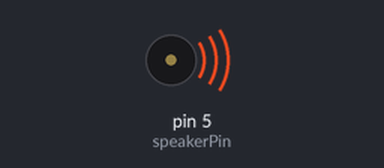
Simulated run of this sketch. Board: Arduino Uno, built with avr-gcc and run on an emulated ATmega328P. Shown: buzzer (waves = sounding).

Above: at 0.2 s.
At 11.6 s:
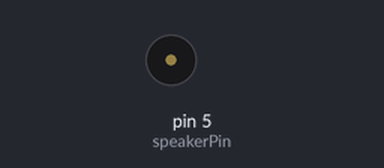
Timing chart, 0 to 33.0 s (numbered marks = the images above):
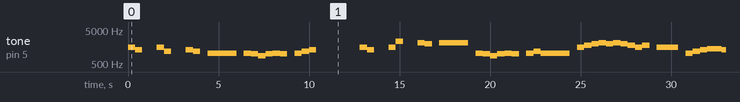

Measured:
- by itself, tone on pin 5 (speakerPin): plays 1568 Hz for 0.40 s, 1319 Hz for 0.40 s, 1568 Hz for 0.40 s, 1175 Hz for 0.40 s, 1319 Hz for 0.40 s, 1175 Hz for 0.40 s … (193 notes in this stretch)

The sketch:

code1.ino
```cpp
#define NOTE_STOP 0
#define NOTE_C5  523
#define NOTE_D5  587
#define NOTE_E5  659
#define NOTE_F5  698
#define NOTE_G5  784
#define NOTE_A5  880
#define NOTE_B5  988
#define NOTE_C6  1047
#define NOTE_D6  1175
#define NOTE_E6  1319
#define NOTE_F6  1397
#define NOTE_G6  1568
#define NOTE_A6  1760
#define NOTE_B6  1976
#define NOTE_C7  2093
#define NOTE_D7  2349
#define NOTE_E7  2637


int melody[]={
  NOTE_G6, NOTE_E6, NOTE_STOP, NOTE_G6, NOTE_D6, NOTE_STOP, NOTE_E6, NOTE_D6, NOTE_STOP,
  NOTE_C6, NOTE_STOP, NOTE_C6, NOTE_B5, NOTE_A5, NOTE_B5, NOTE_C6, NOTE_B5, NOTE_STOP, NOTE_C6, NOTE_D6, NOTE_E6,
  NOTE_STOP, NOTE_STOP, NOTE_G6, NOTE_E6, NOTE_STOP, NOTE_G6, NOTE_D7, NOTE_STOP, NOTE_C7, NOTE_B6,
  NOTE_STOP, NOTE_C7, NOTE_STOP, NOTE_C6, NOTE_B5, NOTE_A5, NOTE_B5, NOTE_C6, NOTE_B5, NOTE_STOP, NOTE_C6, NOTE_D6, NOTE_C6,
  NOTE_STOP, NOTE_G6, NOTE_A6, NOTE_B6, NOTE_C7, NOTE_B6, NOTE_C7, NOTE_B6, NOTE_A6, NOTE_G6, NOTE_A6, NOTE_STOP,
  NOTE_G6, NOTE_STOP, NOTE_C6, NOTE_D6, NOTE_E6, NOTE_F6, NOTE_E6, NOTE_F6, NOTE_G6, NOTE_C6,
  NOTE_D6, NOTE_E6, NOTE_STOP, NOTE_E6, NOTE_STOP, NOTE_G6, NOTE_A6, NOTE_B6, NOTE_C7, NOTE_B6,
  NOTE_C7, NOTE_D7, NOTE_C7, NOTE_D7, NOTE_E7, NOTE_STOP, NOTE_G6, NOTE_STOP, NOTE_C6, NOTE_D6,
  NOTE_E6, NOTE_F6, NOTE_E6, NOTE_F6, NOTE_E6, NOTE_D6, NOTE_C6, NOTE_B5, NOTE_C6, NOTE_STOP
};
double noteDurations[] = {
  0.5,0.5,1,0.5,0.5,1,0.5,0.5,0.5,
  2,0.5,0.5,0.5,0.5,0.5,0.5,0.5,0.5,0.5,0.5,0.5,
  2,1,0.5,0.5,1,0.5,0.5,1,0.5,0.5,
  0.5,2,0.5,0.5,0.5,0.5,0.5,0.5,0.5,0.5,0.5,0.5,2,
  0.5,0.5,0.5,0.5,0.5,0.5,0.5,0.5,0.5,0.5,0.5,0.5,
  1.5,0.5,0.5,0.5,0.5,1,0.5,0.5,0.5,0.5,
  0.5,0.5,0.5,1.5,0.5,0.5,0.5,0.5,0.5,0.5,
  0.5,0.5,0.5,0.5,0.5,0.5,1.5,0.5,0.5,0.5,
  0.5,1,0.5,0.5,0.5,1,0.5,0.5,1.5,2
};

int speakerPin = 5;
int length = sizeof(melody);
int tempo = 800;

void setup() {
  pinMode(speakerPin,OUTPUT);
}

void loop() {
  int i;
  for (i = 0; i < length; i++) {
      tone(speakerPin,melody[i],noteDurations[i]*tempo);
      delay(noteDurations[i]*tempo);
      noTone(speakerPin);
    }
    i=0;
}
```
